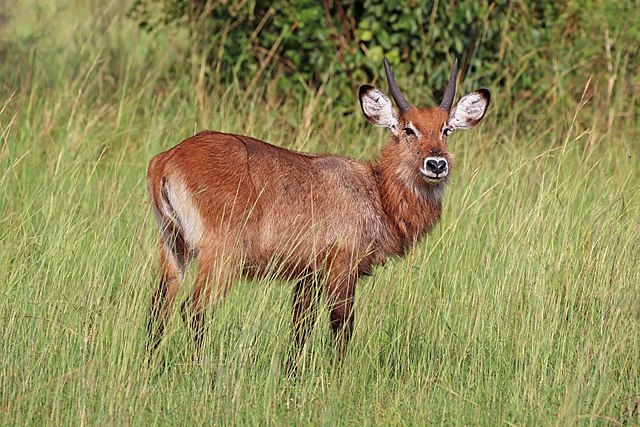
#> input picture LSDP/Lecture1/01_getting_started/input/deer.jpg, 640 x 427 px
$ python ex03_split_color_channels.py
#> lines starting #> are read from the running program, lines starting #| are printed output that depends on the picture
import cv2
from icecream import ic

img = cv2.imread("../input/deer.jpg")
#> img is the input picture: shape (427, 640, 3); mean B, G, R 87.5, 139.7, 146
assert img is not None, "Failed to load image."

R = img[:, :, 2]
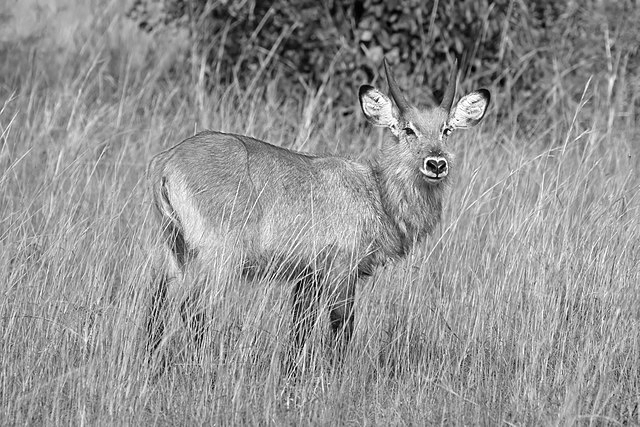
#> R: shape (427, 640); min 0, max 255, mean 146
G = img[:, :, 1]
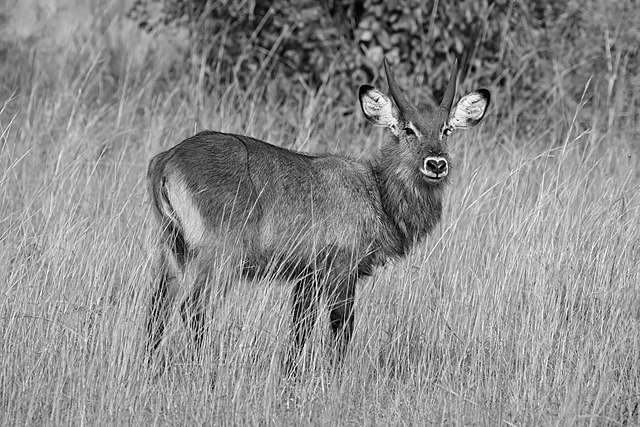
#> G: shape (427, 640); min 0, max 255, mean 139.7
B = img[:, :, 0]
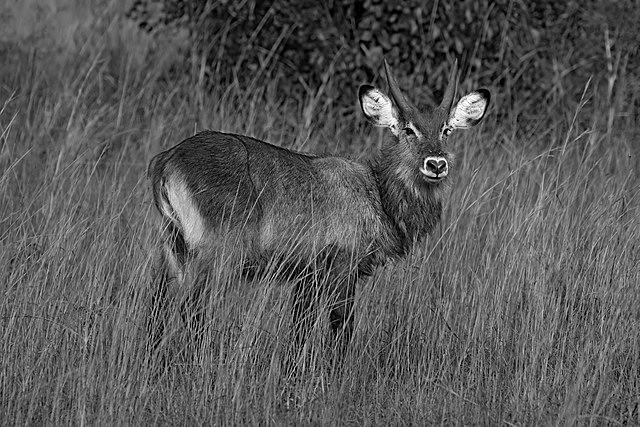
#> B: shape (427, 640); min 0, max 255, mean 87.5
cv2.imwrite("../output/ex03_red.jpg", R)
cv2.imwrite("../output/ex03_green.jpg", G)
cv2.imwrite("../output/ex03_blue.jpg", B)
